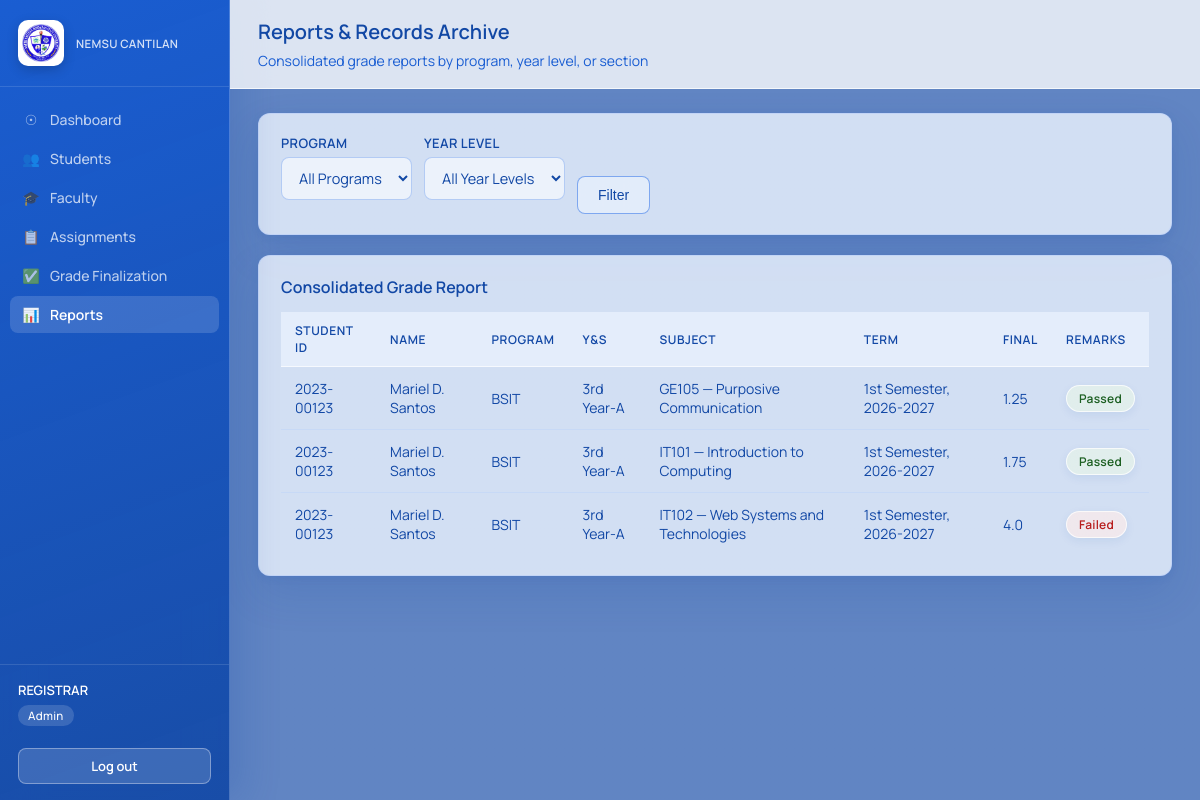
The page /admin/reports (signed in) on the database its author committed.
### tables this page shows
CREATE TABLE students (
    user_id INTEGER PRIMARY KEY REFERENCES users(id) ON DELETE CASCADE,
    student_id TEXT UNIQUE NOT NULL,
    full_name TEXT NOT NULL,
    program TEXT NOT NULL,
    year_level TEXT NOT NULL,
    section TEXT NOT NULL
, profile_image TEXT);

CREATE TABLE subjects (
    id INTEGER PRIMARY KEY AUTOINCREMENT,
    code TEXT UNIQUE NOT NULL,
    name TEXT NOT NULL,
    units REAL NOT NULL DEFAULT 3
);

CREATE TABLE class_offerings (
    id INTEGER PRIMARY KEY AUTOINCREMENT,
    subject_id INTEGER NOT NULL REFERENCES subjects(id),
    section_id INTEGER NOT NULL REFERENCES sections(id),
    faculty_user_id INTEGER REFERENCES users(id),
    semester TEXT NOT NULL CHECK (semester IN ('1st Semester', '2nd Semester', 'Summer')),
    school_year TEXT NOT NULL
, meeting_time TEXT, meeting_days TEXT);

CREATE TABLE grades (
    id INTEGER PRIMARY KEY AUTOINCREMENT,
    enrollment_id INTEGER UNIQUE NOT NULL REFERENCES enrollments(id),
    prelim REAL,
    midterm REAL,
    finals REAL,
    final_grade REAL,
    remarks TEXT,
    status TEXT NOT NULL DEFAULT 'draft'
        CHECK (status IN ('draft', 'submitted', 'approved', 'released')),
    updated_at TEXT NOT NULL DEFAULT (datetime('now'))
);

### routes/admin.py (the view)
@bp.route("/reports")
@role_required("admin")
def reports():
    conn = get_db()
    program = request.args.get("program", "")
    year_level = request.args.get("year_level", "")
    query = """SELECT st.student_id, st.full_name, st.program, st.year_level, st.section,
                      s.code, s.name, co.semester, co.school_year, g.final_grade, g.remarks
               FROM enrollments e
               JOIN students st ON st.user_id = e.student_user_id
               JOIN class_offerings co ON co.id = e.offering_id
               JOIN subjects s ON s.id = co.subject_id
               LEFT JOIN grades g ON g.enrollment_id = e.id AND g.status = 'released'
               WHERE 1=1"""
    params = []
    if program:
        query += " AND st.program = ?"
        params.append(program)
    if year_level:
        query += " AND st.year_level = ?"
        params.append(year_level)
    query += " ORDER BY st.program, st.year_level, st.section, st.full_name, s.code"
    rows = conn.execute(query, params).fetchall()
    programs = [r[0] for r in conn.execute("SELECT DISTINCT program FROM students").fetchall()]
    year_levels = [r[0] for r in conn.execute("SELECT DISTINCT year_level FROM students").fetchall()]
    conn.close()
    return render_template(
        "admin/reports.html", rows=rows, programs=programs, year_levels=year_levels,
        program=program, year_level=year_level,
    )

### app.py (called while the page is built)
def create_app():
    app = Flask(__name__)
    app.secret_key = "ogvs-dev-secret-key-change-me"  # TODO: move to env var in production
    app.register_blueprint(auth_bp)
    app.register_blueprint(student_bp)
    app.register_blueprint(faculty_bp)
    app.register_blueprint(admin_bp)
    @app.context_processor
    def inject_globals():
        from flask import session
        return {"current_role": session.get("role"), "current_username": session.get("username")}
    @app.errorhandler(403)
    def forbidden(e):
        return "403 — You don't have access to this page.", 403
    @app.errorhandler(404)
    def not_found(e):
        return "404 — Page not found.", 404
    return app

### database.py (called while the page is built)
def get_db():
    DB_PATH.parent.mkdir(exist_ok=True)
    conn = sqlite3.connect(DB_PATH)
    conn.row_factory = sqlite3.Row
    conn.execute("PRAGMA foreign_keys = ON")
    return conn

### templates/admin/reports.html (shortened to what this page needs)
{% extends "base.html" %}
{% block page_title %}Reports & Records Archive{% endblock %}
{% block page_subtitle %}Consolidated grade reports by program, year level, or section{% endblock %}
{% block content %}
<div class="card">
  <form method="get" style="display:flex; gap:12px; align-items:flex-end;">
    <div>
      <label for="program">Program</label>
      <select id="program" name="program">
        <option value="">All Programs</option>
      </select>
    </div>
    <div>
      <label for="year_level">Year Level</label>
      <select id="year_level" name="year_level">
        <option value="">All Year Levels</option>
      </select>
    </div>
    <button class="btn btn-outline" type="submit">Filter</button>
  </form>
</div>
<div class="card">
  <h3>Consolidated Grade Report</h3>
  {% if rows %}
  <div class="table-wrap">
  <table>
    <thead><tr><th>Student ID</th><th>Name</th><th>Program</th><th>Y&amp;S</th><th>Subject</th><th>Term</th><th>Final</th><th>Remarks</th></tr></thead>
    <tbody>
      {% for r in rows %}
      <tr>
        <td>{{ r.student_id }}</td>
        <td>{{ r.full_name }}</td>
        <td>{{ r.program }}</td>
        <td>{{ r.year_level }}-{{ r.section }}</td>
        <td>{{ r.code }} — {{ r.name }}</td>
        <td>{{ r.semester }}, {{ r.school_year }}</td>
        <td>{{ r.final_grade if r.final_grade is not none else "—" }}</td>
        <td>{% if r.remarks %}<span class="badge badge-{{ 'passed' if r.remarks == 'Passed' else ('failed' if r.remarks == 'Failed' else 'incomplete') }}">{{ r.remarks }}</span>{% else %}<span class="badge badge-incomplete">Not released</span>{% endif %}</td>
      </tr>
      {% endfor %}
    </tbody>
  </table>
  </div>
  {% else %}
  <div class="empty-state">No records match this filter.</div>
  {% endif %}
</div>
{% endblock %}

### static/css/style.css (style rules this page uses)
:root { --nemsu-navy: #1248a5; --nemsu-navy-dark: #1248a5; --nemsu-blue: #185cd2; --nemsu-blue-light: #ecf3fe; --nemsu-sky: #6597ec; --nemsu-gold: #94b5f5; --nemsu-gold-dark: #185cd2; --text-dark: #1248a5; --text-muted: #185cd2; --border: rgba(192,211,248,0.8); --bg: #ecf3fe; --white: #FFFFFF; --success: #1b5e20; --success-bg: #e8f5e9; --danger: #b71c1c; --danger-bg: #fdecea; --warning: #e65100; --warning-bg: #fff8e1; --info: #1248a5; --info-bg: #c0d3f8; --radius: 12px; --glass: rgba(236,243,254,0.82); --glass-strong: rgba(255,255,255,0.94); --shadow: 0 18px 42px rgba(18,72,165,0.14), 0 2px 8px rgba(18,72,165,0.08); }
* { box-sizing: border-box; }
body { margin: 0; font-family: 'Manrope', 'Segoe UI', Roboto, Arial, sans-serif; background: linear-gradient(rgba(18, 72, 165, 0.72), rgba(18, 72, 165, 0.72)), url('../img/1.jpg') center / cover fixed no-repeat; background-attachment: fixed; color: var(--text-dark); font-size: 15px; overflow-x: hidden; }
h1, h2, h3, h4 { margin: 0 0 6px; color: var(--text-dark); font-weight: 600; }
.card { background: var(--glass); border: 1px solid var(--border); border-radius: var(--radius); box-shadow: var(--shadow); padding: 20px 22px; margin-bottom: 20px; }
.card h3 { font-size: 16px; margin-bottom: 14px; font-weight: 600; }
table { width: 100%; border-collapse: collapse; font-size: 14px; }
thead th { background: rgba(236,243,254,0.72); color: var(--nemsu-navy); text-align: left; padding: 10px 14px; font-size: 12px; font-weight: 600; text-transform: uppercase; letter-spacing: 0.05em; border-bottom: 1px solid rgba(255,255,255,0.68); }
tbody td { padding: 12px 14px; border-bottom: 1px solid rgba(192,211,248,0.55); vertical-align: middle; color: var(--text-dark); }
tbody tr:last-child td { border-bottom: none; }
.table-wrap { width: 100%; overflow-x: auto; -webkit-overflow-scrolling: touch; }
.table-wrap table { min-width: 640px; }
.badge { display: inline-block; padding: 4px 12px; border-radius: 99px; font-size: 12px; font-weight: 600; text-transform: capitalize; letter-spacing: 0.02em; border: 1px solid rgba(255,255,255,0.72); box-shadow: 0 3px 10px rgba(18,72,165,0.08); backdrop-filter: blur(10px); -webkit-backdrop-filter: blur(10px); }
.badge-passed, .badge-released, .badge-approved-status { background: rgba(232,245,233,0.68); color: var(--success); }
.badge-failed { background: rgba(253,236,234,0.7); color: var(--danger); }
label { display: block; font-size: 13px; font-weight: 600; color: var(--nemsu-navy); margin-bottom: 5px; text-transform: uppercase; letter-spacing: 0.03em; }
input[type=text], input[type=password], input[type=email], input[type=number], select, textarea { width: 100%; padding: 10px 13px; border: 1.5px solid rgba(101,151,236,0.42); border-radius: 8px; font-size: 14.5px; margin-bottom: 14px; background: rgba(255,255,255,0.58); color: var(--text-dark); font-family: inherit; transition: border-color 0.2s; }
.btn { display: inline-block; padding: 10px 20px; border-radius: 8px; border: none; font-size: 14px; font-weight: 500; cursor: pointer; text-decoration: none; text-align: center; transition: all 0.2s; border: 1px solid rgba(255,255,255,0.5); backdrop-filter: blur(12px); -webkit-backdrop-filter: blur(12px); }
.btn-outline { background: rgba(236,243,254,0.65); color: var(--nemsu-navy); border: 1.5px solid rgba(54,118,231,0.58); }

### rows shown on the page
students: student_id "2023-00123", full_name "Mariel D. Santos", program "BSIT", year_level "3rd Year", section "A", code "GE105", name "Purposive Communication", semester "1st Semester", school_year "2026-2027", final_grade "1.25", remarks "Passed", code "IT101", name "Introduction to Computing", final_grade "1.75", code "IT102", name "Web Systems and Technologies", final_grade "4.0", remarks "Failed"

### other values the page prints
{{ 'REGISTRAR' if current_role == 'admin' else current_username|upper }} "REGISTRAR"
{{ current_role }} "Admin"
